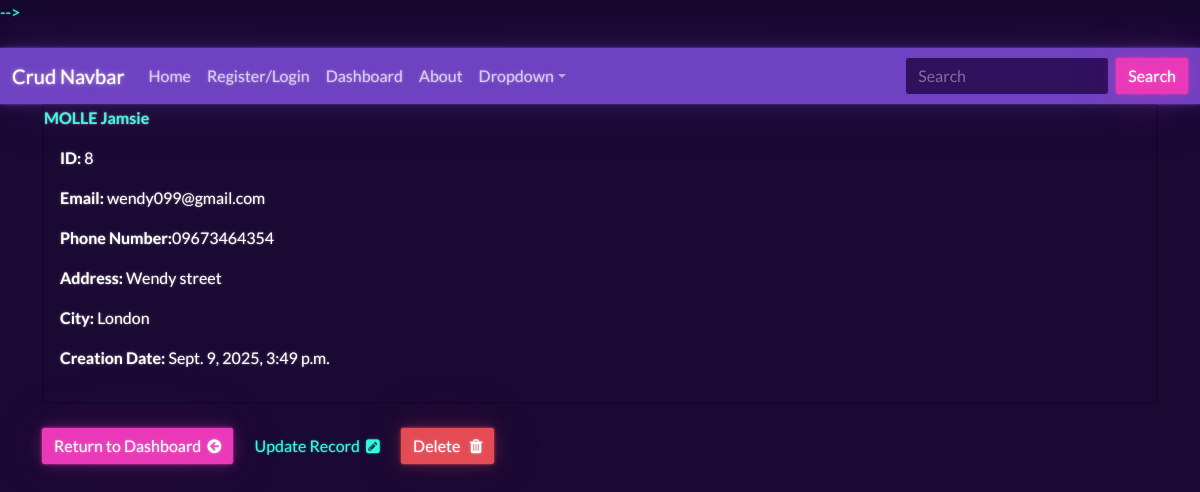
Screenshot of /view-record/8 (signed in) with the database file from the repository.
### website/models.py (models this page shows, shortened)
class Record(models.Model):
    creation_data = models.DateTimeField(auto_now_add = True)
    first_name = models.CharField(max_length = 100, default="")
    last_name = models.CharField(max_length = 100)
    email = models.CharField(max_length = 255)
    phone = models.CharField(max_length = 20)
    address = models.CharField(max_length = 255)
    city = models.CharField(max_length = 255)
    creation_data = models.DateTimeField(auto_now_add=True)

### website/views.py (the view)
# urls.py: path('view-record/<int:pk>', views.view_record, name="view-record"),
@login_required(login_url="login")
def view_record(request, pk):
    record = get_object_or_404(Record, id=pk)
    return render(request, "pages/view_record.html", {"record":record})

### website/templates/pages/view_record.html (shortened to what this page needs)
{% extends 'pages/base.html'%}
{% load crispy_forms_tags %}
{% block content %}
    <div class = "card">
        <strong>
            {{record.last_name|upper}}
            {{record.first_name}}
        </strong>
        <div class="card-body">
            <p> <strong> ID: </strong>{{record.id}}</p>
            <p> <strong> Email: </strong>{{record.email}}</p>
            <p> <strong> Phone Number:</strong>{{record.phone}}</p>
            <p> <strong> Address: </strong>{{record.address}}</p>
            <p> <strong> City: </strong>{{record.city}}</p>
            <p> <strong> Creation Date: </strong>{{record.creation_data}}</p>
        </div>
    </div>
<br>
<a href="{% url 'dashboard' %}" class="btn btn-secondary"> Return to Dashboard &nbsp;<i class="fa fa-arrow-circle-left" aria-hidden="true"></i></a>
<a href="{% url 'update-record' record.id %}" class="btn btninfo"> Update Record  &nbsp;<i class="fa fa-pencil-square" aria-hidden="true"></i>  </a>
<a href="{% url 'delete-record' record.id %}" class="btn btn-danger">Delete  &nbsp; <i class="fa fa-trash" aria-hidden="true"></i> </a>
{% endblock %}

### static/css/style.css (style rules this page uses)
body { background-color:rgb(63, 197, 6); }

### rows the page displays
Record: last_name "MOLLE", first_name "Jamsie", id "8", email "wendy099@gmail.com", phone "09673464354", address "Wendy street", city "London", creation_data "Sept. 9, 2025, 3:49 p.m."
